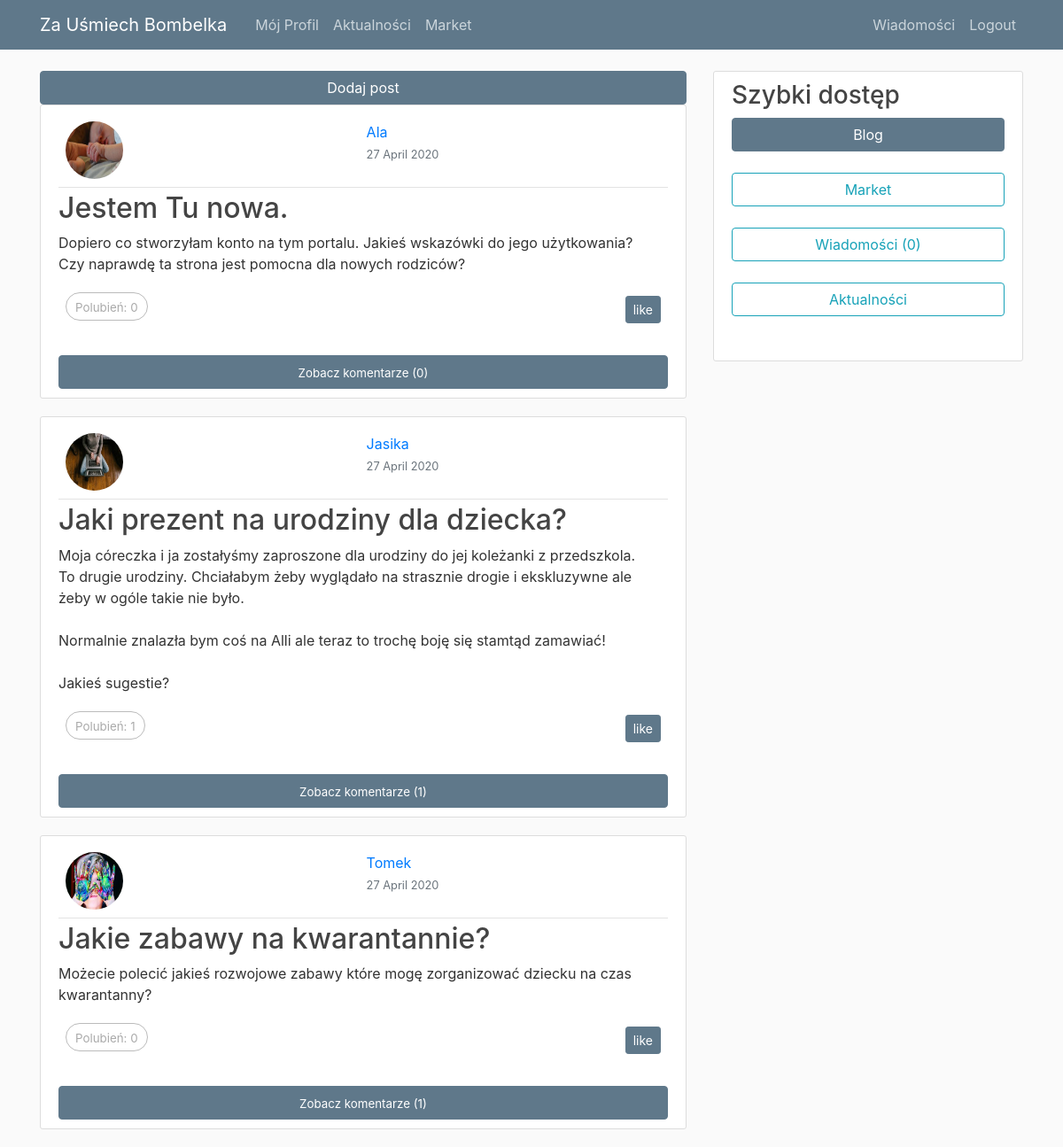
The app's page / (signed in) with its own data.
### blog/models.py (models this page shows, shortened)
class Post(models.Model):
    title = models.CharField(max_length=100)
    content = models.TextField()
    date_posted = models.DateTimeField(default=timezone.now)
    author = models.ForeignKey(User, on_delete=models.CASCADE)
    users_like = models.ManyToManyField(User,
                            related_name='images_liked',
                            blank=True)

### users/models.py (models this page shows, shortened)
class Profile(models.Model):
    SEX_TAG_CHOISE = [('Boy','dla chłopca'),('Girl', 'dla dziewczynki'), ('Unisex', 'zarówno dla chłopca jaki i dziewczynki')]
    AGE_TAG_CHOISE =[(1,'< 1 miesiąca'),(2,'< 3 miesiący'),(3,'< 6 miesięcy'),(4,'< 1 rok'),(5,'< 1.5 roku'),(6,'< 2 lat'),(7,'Ponad 2 lat')]
    user = models.OneToOneField(User, on_delete=models.CASCADE)
    image = models.ImageField(default='default.jpg', upload_to='profile_pics')
    description = models.TextField(default='Brak opisu')
    interested_sex_tag = models.CharField(max_length=6, choices = SEX_TAG_CHOISE, default='Unisex')
    interested_age_tag = models.IntegerField(choices=AGE_TAG_CHOISE, default=1)
    sold_sex_tag = models.CharField(max_length=6, choices = SEX_TAG_CHOISE, default='Unisex')
    sold_age_tag = models.IntegerField(choices=AGE_TAG_CHOISE, default=1)

### blog/views.py (the view)
# urls.py: path('', views.home, name='blog-home'),
@login_required
def home(request):
    if request.method == 'POST':
        form = PostForm(request.POST)
        comment_form = CommentForm(request.POST)
        if form.is_valid() and not comment_form.is_valid():
            post = form.save(commit=False)
            post.author = request.user
            post.save()
            create_action(request.user, 'dodał post', post)
            messages.success(request, f'Post został dodany')
            return redirect('blog-home')
        elif comment_form.is_valid() and not form.is_valid():
            comment = comment_form.save(commit=False)
            post_id = request.POST.get("save_home")
            comment.author = request.user
            comment.post = Post.objects.get(pk=post_id)
            comment.save()
            create_action(comment.author, 'skomentował', comment.post)
            messages.success(request, f'Komentarz został dodany')
    else:
        form = PostForm()
        comment_form = CommentForm()
    posts = Post.objects.all().order_by('-date_posted')
    paginator = Paginator(posts, 3)
    page = request.GET.get('page')
    try:
        posts = paginator.page(page)
    except PageNotAnInteger:
        posts = paginator.page(1)
    except EmptyPage:
        if request.is_ajax():
            return HttpResponse('')
        images = paginator.page(paginator.num_pages)
    if request.is_ajax():
        return render(request,
                    'blog/list_ajax.html',
                    {'posts': posts,
                    'section': 'blog',
                    'comment_form':comment_form})
    return render(request,
                    'blog/home.html',
                    {'posts': posts,
                    'section': 'blog',
                    'form': form,
                    'comment_form':comment_form})

### messanger_system/templatetags/messages_tags.py (called while the page is built)
@register.simple_tag(takes_context=True)
def new_messages(context):
    request = context['request']
    new_messages_counter = 0
    user = request.user
    new_messages_counter =  Message.objects.filter(
        Q(recipient=user)&Q(new=True)
        ).count()
    return new_messages_counter

### blog/templates/blog/home.html (shortened to what this page needs)
{% extends "blog/base.html" %}
{% load crispy_forms_tags%}
{% block content %}
<div class="sticky-top">
<button class="btn btn-sample btn-block sticky-top" onclick="toggle_div_fun('post_creator');">Dodaj post</button>
</div>
<div id="post-list">
    {% include "blog/list_ajax.html" %}
</div>
{% endblock content %}

### blog/templates/blog/base.html (shortened to what this page needs)
{% load static %}
{% load messages_tags %}
<!DOCTYPE html>
<html>
<head>
    <link rel="stylesheet" href="https://maxcdn.bootstrapcdn.com/bootstrap/4.0.0/css/bootstrap.min.css">
    <link rel="stylesheet" href="https://cdnjs.cloudflare.com/ajax/libs/font-awesome/4.7.0/css/font-awesome.min.css">
    <link rel="stylesheet" type="text/css" href="{% static 'blog/main.css' %}">
</head>
<body>
  <header class="site-header">
    <nav class="navbar navbar-expand-md navbar-dark bg-steel fixed-top">
      <div class="container">
        <a class="navbar-brand mr-4" href="{% url 'blog-home' %}">Za Uśmiech Bombelka</a>
        <div class="collapse navbar-collapse" id="navbarToggle">
          <div class="navbar-nav mr-auto">
            {% if user.is_authenticated%}
              <a class="nav-item nav-link" href="{% url 'profile' request.user.username %}">Mój Profil</a>
              <a class="nav-item nav-link" href="{% url 'actions' %}">Aktualności</a>
              <a class="nav-item nav-link" href="{% url 'market-home' %}">Market</a>
            {% else %}
              <a class="nav-item nav-link" href="{% url 'blog-about' %}">About</a>
            {% endif %}
          </div>
          <div class="navbar-nav">
            {% if user.is_authenticated %}
              <a class="nav-item nav-link" href="{% url 'messages-home' %}">Wiadomości</a>
              <a class="nav-item nav-link" href="{% url 'logout' %}">Logout</a>
            {% else %}
              <a class="nav-item nav-link" href="{% url 'login' %}">Login</a>
              <a class="nav-item nav-link" href="{% url 'register' %}">Register</a>
            {% endif %}
          </div>
        </div>
      </div>
    </nav>
  </header>
<main role="main" class="container">
  <div class="row">
    <div class="col-md-8">
      {% block content %}{% endblock %}
    </div>
    <div class="col-md-4">
      <div class="content-section sticky-top">
        <h3>Szybki dostęp</h3>
        <p class='text-muted'>
            {% if user.is_authenticated%}
              <a class="mr-2" href="{% url 'blog-home' %}"><button {%if section == 'blog' %} class="btn btn-sample btn-block"{% endif %}class="btn btn-outline-info btn-block">Blog</button></a>
              <a class="mr-2" href="{% url 'market-home' %}"><button {%if section == 'market' %} class="btn btn-sample btn-block"{% endif %}class="btn btn-outline-info btn-block">Market</button></a>
              <a class="mr-2" href="{% url 'messages-home' %}"><button {%if section == 'messages' %} class="btn btn-sample btn-block"{% endif %}class="btn btn-outline-info btn-block">Wiadomości ({% new_messages %})</button></a>
               <a class="mr-2" href="{% url 'actions' %}"><button {%if section == 'actions' %} class="btn btn-sample btn-block"{% endif %}class="btn btn-outline-info btn-block">Aktualności</button></a>
            {% endif %}
      </div>
    </div>
  </div>
</main>
</body>
</html>

### blog/templates/blog/list_ajax.html (shortened to what this page needs)
{% load crispy_forms_tags%}
{% for post in posts %}
<article class="media content-section">
    <div class="media-body">
        <div class="article-metadata">
            <div class="d-flex align-content-end flex-wrap" >
                <div class="p-2 mr-auto">
                    <img class="rounded-circle article-img" src="{{ post.author.profile.image.url }}">
                </div>
                <div class="p-2 mr-auto">
                    <a class="mr-2" href="{% url 'profile' post.author.username %}">{{ post.author }}</a>
                    <br>
                    <small class="text-muted mr-2">{{ post.date_posted|date:"d F Y" }}</small>
                </div>
            </div>
        </div>
        <h2><a class="article-title" href="{% url 'post-detail' post.id%}">{{ post.title }}</a></h2>
        <p class="article-content">{{ post.content }}</p>
      <div class="d-flex bd-highlight" >
        <div class="mr-auto p-2 bd-highlight">
          <span class="count">
            <span style="font-size:smaller;">Polubień: <span class="total" id="total{{post.id}}">{{ post.users_like.count}}</span></span>
          </span>
        </div>
        <div class="p-2 bd-highlight">
          <span class="like btn btn-sample btn-sm" id="like{{post.id}}"  data-catid="{{ post.id }}"  data-action="{% if request.user in post.users_like.all %}un{% endif %}like">{% if request.user not in post.users_like.all %}
                like
                {% else %}
                  unlike
                {% endif %}</span>
        </div>
    </div>
    <br>
            <button class="btn btn-sample btn-block mt-1 mr-2" onclick="toggle_div_fun('{{ post.id }}');"><span style="font-size:smaller;">Zobacz komentarze ({{ post.comments.count }})</span></button>
</div>
</article>
{% endfor %}

### blog/static/blog/main.css (style rules this page uses)
body { background: #fafafa; color: #333333; margin-top: 5rem; }
h1, h2, h3, h4, h5, h6 { word-wrap: break-word; -webkit-hyphens: auto; -moz-hyphens: auto; -ms-hyphens: auto; -o-hyphens: auto; hyphens: auto; color: #444444; }
.sticky-top { top:56px; }
.bg-steel { background-color: #5f788a; }
.site-header .navbar-nav .nav-link { color: #cbd5db; }
.content-section { background: #ffffff; padding: 10px 20px; border: 1px solid #dddddd; border-radius: 3px; margin-bottom: 20px; top:56px; }
.article-title { color: #444444; }
.article-content { white-space: pre-line; }
.article-img { height: 65px; width: 65px; margin-right: 16px; }
.article-metadata { padding-bottom: 1px; margin-bottom: 4px; border-bottom: 1px solid #e3e3e3 }
.btn-sample { color: #ffffff; background-color: #5F788A; border-color: #5F788A; }
.count { color:#aaa; border:1px solid #bbb; border-radius:16px; padding:5px 10px; }

### records on screen
Post: author.profile.image (picture), author "Ala", date_posted "27 April 2020", title "Jestem Tu nowa.", content "Dopiero co stworzyłam konto na tym portalu. Jakieś wskazówki do jego użytkowania? Czy naprawdę ta strona jest pomocna dla nowych rodziców?", users_like.count "0", comments.count "0"
Post: author.profile.image (picture), author "Jasika", date_posted "27 April 2020", title "Jaki prezent na urodziny dla dziecka?", content "Moja córeczka i ja zostałyśmy zaproszone dla urodziny do jej koleżanki z przedszkola. To drugie urodziny. Chciałabym żeby wyglądało na strasznie drogie i ekskluzywne ale żeby w ogóle takie nie było. Normalnie znalazła bym coś na Alli ale teraz to trochę boję się stamtąd zamawiać! Jakieś sugestie?", users_like.count "1", comments.count "1"
Post: author.profile.image (picture), author "Tomek", date_posted "27 April 2020", title "Jakie zabawy na kwarantannie?", content "Możecie polecić jakieś rozwojowe zabawy które mogę zorganizować dziecku na czas kwarantanny?", users_like.count "0", comments.count "1"
